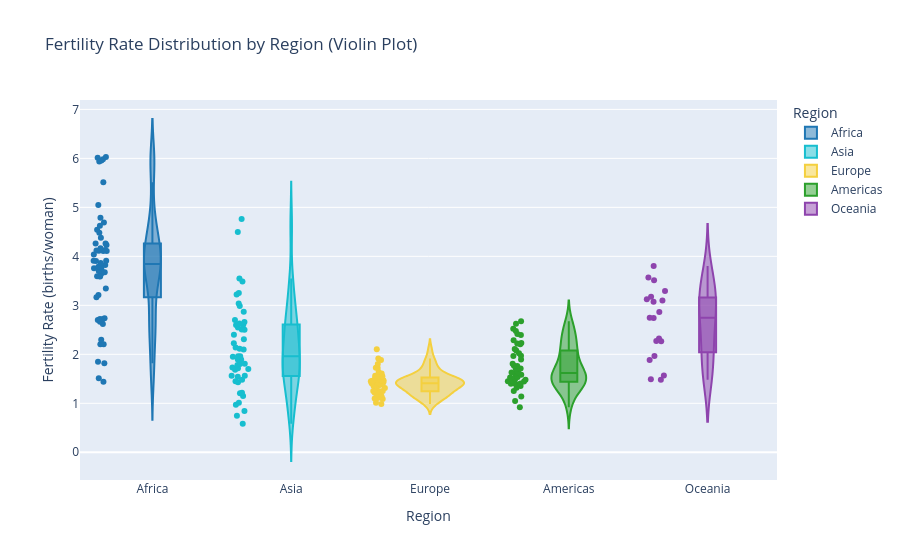

Notebook code for this chart:
### Markdown cell above
## Fertility Rate Distribution by Region

This violin plot shows the distribution of fertility rate (average births per
woman) across countries, grouped by region. Unlike a box plot, the violin
shape reveals the full density of the data — wider sections show where more
countries cluster, while narrower sections show less common values.

### Code cell
fertility = merged[merged['indicator'] == 'fertility_rate']
latest_fert = fertility.sort_values('year').groupby('country_code3').tail(1)

fig = px.violin(
    latest_fert,
    x='region',
    y='value',
    color='region',
    category_orders={'region': list(region_colors.keys())},
    color_discrete_map=region_colors,
    box=True,
    points='all',
    hover_name='country_name',
    labels={'value': 'Fertility Rate (births/woman)', 'region': 'Region'},
    title='Fertility Rate Distribution by Region (Violin Plot)'
)

fig.show()

### Figure 1 — Plotly figure (JSON) as saved in the notebook; plotly's stock layout.template omitted (floating-point values rounded to 4 significant figures)
{"data": [{"alignmentgroup": "True", "box": {"visible": true}, "hovertemplate": "<b>%{hovertext}</b><br><br>Region=%{x}<br>Fertility Rate (births/woman)=%{y}<extra></extra>", "hovertext": ["Kenya", "Angola", "Morocco", "Namibia", "Madagascar", "Malawi", "Zambia", "Mauritius", "Mali", "Mauritania", "Mozambique", "Niger", "South Africa", "Liberia", "Lesotho", "Nigeria", "Libya", "Rwanda", "Cape Verde", "Chad", "Seychelles", "Egypt", "Algeria", "Comoros", "Eswatini", "Djibouti", "Eritrea", "Togo", "Tanzania", "Uganda", "Tunisia", "Botswana", "Central African Republic", "Republic of the Congo", "DR Congo", "Cameroon", "Ivory Coast", "Burkina Faso", "São Tomé and Príncipe", "Equatorial Guinea", "South Sudan", "Ethiopia", "Benin", "Somalia", "Gabon", "Guinea-Bissau", "Senegal", "Gambia", "Guinea", "Sudan", "Burundi", "Ghana", "Sierra Leone", "Zimbabwe"], "legendgroup": "Africa", "marker": {"color": "#1f77b4"}, "name": "Africa", "offsetgroup": "Africa", "orientation": "v", "points": "all", "scalegroup": "True", "showlegend": true, "type": "violin", "x": ["Africa", "Africa", "Africa", "Africa", "Africa", "Africa", "Africa", "Africa", "Africa", "Africa", "Africa", "Africa", "Africa", "Africa", "Africa", "Africa", "Africa", "Africa", "Africa", "Africa", "Africa", "Africa", "Africa", "Africa", "Africa", "Africa", "Africa", "Africa", "Africa", "Africa", "Africa", "Africa", "Africa", "Africa", "Africa", "Africa", "Africa", "Africa", "Africa", "Africa", "Africa", "Africa", "Africa", "Africa", "Africa", "Africa", "Africa", "Africa", "Africa", "Africa", "Africa", "Africa", "Africa", "Africa"], "x0": " ", "xaxis": "x", "y": [3.167, 5.048, 2.208, 3.211, 3.912, 3.59, 4.036, 1.44, 5.51, 4.625, 4.69, 5.935, 2.205, 3.864, 2.664, 4.382, 2.298, 3.645, 1.511, 6.028, 1.85, 2.735, 2.723, 3.822, 2.718, 2.618, 3.68, 4.122, 4.541, 4.165, 1.818, 2.703, 5.954, 4.109, 5.981, 4.261, 4.23, 4.11, 3.596, 4.116, 3.785, 3.909, 4.48, 6.013, 3.592, 3.757, 3.765, 3.907, 4.131, 4.264, 4.789, 3.344, 3.703, 3.674], "y0": " ", "yaxis": "y"}, {"alignmentgroup": "True", "box": {"visible": true}, "hovertemplate": "<b>%{hovertext}</b><br><br>Region=%{x}<br>Fertility Rate (births/woman)=%{y}<extra></extra>", "hovertext": ["Armenia", "Jordan", "Israel", "Cambodia", "Kyrgyzstan", "Japan", "Philippines", "Kazakhstan", "Afghanistan", "Malaysia", "Maldives", "Myanmar", "Macau", "Pakistan", "South Korea", "Oman", "United Arab Emirates", "Kuwait", "Laos", "Lebanon", "Nepal", "Yemen", "Sri Lanka", "Bahrain", "Syria", "Uzbekistan", "Bangladesh", "Thailand", "Turkey", "Brunei", "Bhutan", "Tajikistan", "China", "Timor-Leste", "Turkmenistan", "Hong Kong", "Qatar", "Iraq", "North Korea", "Iran", "Vietnam", "Saudi Arabia", "Indonesia", "Palestine", "India", "Mongolia", "Azerbaijan", "Singapore", "Georgia"], "legendgroup": "Asia", "marker": {"color": "#17becf"}, "name": "Asia", "offsetgroup": "Asia", "orientation": "v", "points": "all", "scalegroup": "True", "showlegend": true, "type": "violin", "x": ["Asia", "Asia", "Asia", "Asia", "Asia", "Asia", "Asia", "Asia", "Asia", "Asia", "Asia", "Asia", "Asia", "Asia", "Asia", "Asia", "Asia", "Asia", "Asia", "Asia", "Asia", "Asia", "Asia", "Asia", "Asia", "Asia", "Asia", "Asia", "Asia", "Asia", "Asia", "Asia", "Asia", "Asia", "Asia", "Asia", "Asia", "Asia", "Asia", "Asia", "Asia", "Asia", "Asia", "Asia", "Asia", "Asia", "Asia", "Asia", "Asia"], "x0": " ", "xaxis": "x", "y": [1.7, 2.604, 2.87, 2.548, 2.6, 1.15, 1.894, 2.984, 4.761, 1.543, 1.56, 2.098, 0.582, 3.547, 0.748, 2.508, 1.213, 1.56, 2.397, 2.227, 1.961, 4.499, 1.952, 1.805, 2.7, 3.486, 2.138, 1.204, 1.48, 1.731, 1.449, 3.036, 1.013, 2.627, 2.661, 0.841, 1.717, 3.221, 1.784, 1.684, 1.895, 2.308, 2.115, 3.25, 1.962, 2.5, 1.43, 0.97, 1.802], "y0": " ", "yaxis": "y"}, {"alignmentgroup": "True", "box": {"visible": true}, "hovertemplate": "<b>%{hovertext}</b><br><br>Region=%{x}<br>Fertility Rate (births/woman)=%{y}<extra></extra>", "hovertext": ["Italy", "Poland", "Monaco", "Moldova", "North Macedonia", "Malta", "Montenegro", "Latvia", "Andorra", "Liechtenstein", "Netherlands", "Albania", "Lithuania", "Luxembourg", "Norway", "Cyprus", "Czechia", "Germany", "Bulgaria", "Slovakia", "Slovenia", "Denmark", "Sweden", "Belarus", "Bosnia and Herzegovina", "Kosovo", "Switzerland", "Ukraine", "Iceland", "Austria", "Russia", "Romania", "Croatia", "Ireland", "Portugal", "Isle of Man", "Hungary", "Spain", "Greece", "Estonia", "Finland", "Serbia", "France", "Faroe Islands", "San Marino", "Belgium", "United Kingdom", "Gibraltar"], "legendgroup": "Europe", "marker": {"color": "#f4d03f"}, "name": "Europe", "offsetgroup": "Europe", "orientation": "v", "points": "all", "scalegroup": "True", "showlegend": true, "type": "violin", "x": ["Europe", "Europe", "Europe", "Europe", "Europe", "Europe", "Europe", "Europe", "Europe", "Europe", "Europe", "Europe", "Europe", "Europe", "Europe", "Europe", "Europe", "Europe", "Europe", "Europe", "Europe", "Europe", "Europe", "Europe", "Europe", "Europe", "Europe", "Europe", "Europe", "Europe", "Europe", "Europe", "Europe", "Europe", "Europe", "Europe", "Europe", "Europe", "Europe", "Europe", "Europe", "Europe", "Europe", "Europe", "Europe", "Europe", "Europe", "Europe"], "x0": " ", "xaxis": "x", "y": [1.18, 1.14, 2.102, 1.726, 1.4, 1.01, 1.8, 1.24, 1.087, 1.37, 1.43, 1.341, 1.11, 1.25, 1.45, 1.38, 1.36, 1.36, 1.72, 1.46, 1.52, 1.47, 1.43, 1.217, 1.492, 1.538, 1.29, 0.988, 1.56, 1.31, 1.418, 1.39, 1.46, 1.47, 1.41, 1.544, 1.41, 1.1, 1.24, 1.18, 1.25, 1.64, 1.61, 1.913, 1.158, 1.44, 1.551, 1.885], "y0": " ", "yaxis": "y"}, {"alignmentgroup": "True", "box": {"visible": true}, "hovertemplate": "<b>%{hovertext}</b><br><br>Region=%{x}<br>Fertility Rate (births/woman)=%{y}<extra></extra>", "hovertext": ["Jamaica", "Argentina", "Peru", "Bermuda", "Saint Martin", "Mexico", "Aruba", "Saint Kitts and Nevis", "Panama", "Saint Lucia", "Nicaragua", "Uruguay", "Costa Rica", "Turks and Caicos Islands", "Cuba", "Curaçao", "Cayman Islands", "Sint Maarten", "United States", "Suriname", "Ecuador", "Dominica", "Dominican Republic", "Bolivia", "Brazil", "Belize", "Barbados", "Trinidad and Tobago", "Canada", "Bahamas", "Colombia", "Chile", "British Virgin Islands", "Grenada", "Greenland", "Guatemala", "Guyana", "Honduras", "United States Virgin Islands", "Haiti", "Puerto Rico", "Paraguay", "Antigua and Barbuda", "Saint Vincent and the Grenadines", "El Salvador", "Venezuela"], "legendgroup": "Americas", "marker": {"color": "#2ca02c"}, "name": "Americas", "offsetgroup": "Americas", "orientation": "v", "points": "all", "scalegroup": "True", "showlegend": true, "type": "violin", "x": ["Americas", "Americas", "Americas", "Americas", "Americas", "Americas", "Americas", "Americas", "Americas", "Americas", "Americas", "Americas", "Americas", "Americas", "Americas", "Americas", "Americas", "Americas", "Americas", "Americas", "Americas", "Americas", "Americas", "Americas", "Americas", "Americas", "Americas", "Americas", "Americas", "Americas", "Americas", "Americas", "Americas", "Americas", "Americas", "Americas", "Americas", "Americas", "Americas", "Americas", "Americas", "Americas", "Americas", "Americas", "Americas", "Americas"], "x0": " ", "xaxis": "x", "y": [1.351, 1.504, 1.965, 1.405, 2.673, 1.892, 1.606, 1.526, 2.106, 1.385, 2.206, 1.397, 1.318, 1.452, 1.445, 1.4, 1.525, 1.44, 1.627, 2.231, 1.806, 1.48, 2.222, 2.523, 1.614, 2.021, 1.708, 1.536, 1.25, 1.374, 1.634, 1.14, 1.048, 1.472, 1.706, 2.287, 2.395, 2.476, 1.97, 2.625, 0.92, 2.416, 1.582, 1.761, 1.768, 2.077], "y0": " ", "yaxis": "y"}, {"alignmentgroup": "True", "box": {"visible": true}, "hovertemplate": "<b>%{hovertext}</b><br><br>Region=%{x}<br>Fertility Rate (births/woman)=%{y}<extra></extra>", "hovertext": ["Papua New Guinea", "Palau", "Vanuatu", "Kiribati", "New Caledonia", "Marshall Islands", "Northern Mariana Islands", "Samoa", "New Zealand", "Nauru", "American Samoa", "Tuvalu", "Tonga", "Guam", "French Polynesia", "Australia", "Fiji", "Micronesia", "Solomon Islands"], "legendgroup": "Oceania", "marker": {"color": "#8e44ad"}, "name": "Oceania", "offsetgroup": "Oceania", "orientation": "v", "points": "all", "scalegroup": "True", "showlegend": true, "type": "violin", "x": ["Oceania", "Oceania", "Oceania", "Oceania", "Oceania", "Oceania", "Oceania", "Oceania", "Oceania", "Oceania", "Oceania", "Oceania", "Oceania", "Oceania", "Oceania", "Oceania", "Oceania", "Oceania", "Oceania"], "x0": " ", "xaxis": "x", "y": [3.072, 1.883, 3.569, 3.124, 1.964, 2.864, 2.324, 3.801, 1.57, 3.29, 2.267, 3.174, 3.1, 2.748, 1.491, 1.481, 2.27, 2.743, 3.513], "y0": " ", "yaxis": "y"}], "layout": {"legend": {"title": {"text": "Region"}, "tracegroupgap": 0}, "title": {"text": "Fertility Rate Distribution by Region (Violin Plot)"}, "violinmode": "overlay", "xaxis": {"anchor": "y", "categoryarray": ["Africa", "Asia", "Europe", "Americas", "Oceania", "Antarctic"], "categoryorder": "array", "domain": [0, 1], "title": {"text": "Region"}}, "yaxis": {"anchor": "x", "domain": [0, 1], "title": {"text": "Fertility Rate (births/woman)"}}}}
